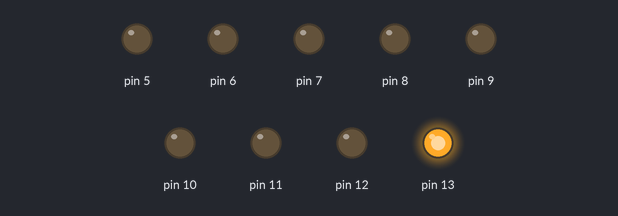
Bench run of a sketch on a simulated Arduino Uno, built with avr-gcc and run on an emulated ATmega328P. Parts: output pins drawn as LEDs (lit = HIGH).

Above: at 0.12 s.
At 0.62 s:
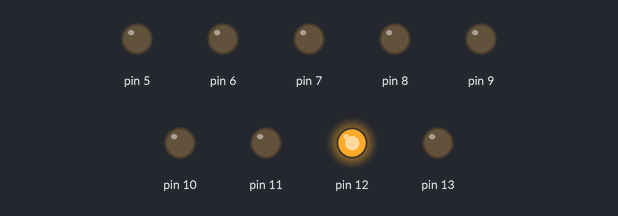
At 1.62 s:
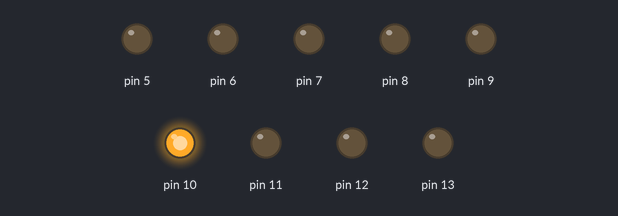
At 2.87 s:
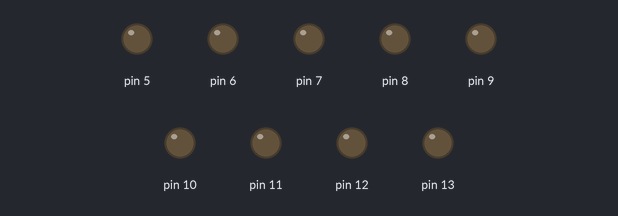
At 4.12 s:
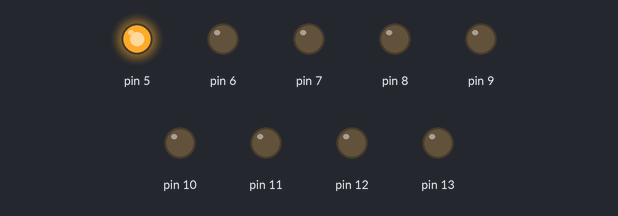
At 5.62 s:
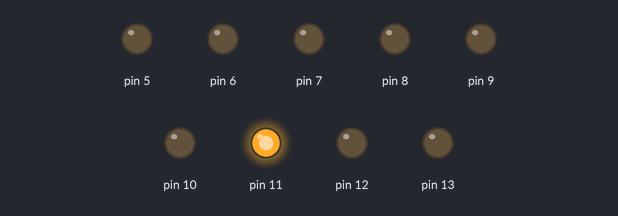
Timing chart, 0 to 5.9 s (numbered marks = the images above):
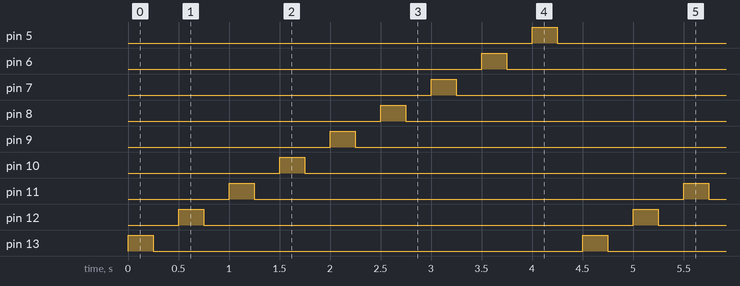

Measured:
- by itself, pin 5–13: alternates HIGH for 0.25 s and LOW for 4.3 s
- by itself, everything shown: repeats every 4.5 s, in 18 steps

The sketch:

Sequential_LED.ino
```cpp
void setup() {
  // put your setup code here, to run once:
  pinMode(13, OUTPUT);
  pinMode(12, OUTPUT);
  pinMode(11, OUTPUT);
  pinMode(10, OUTPUT);
  pinMode(9, OUTPUT);
  pinMode(8, OUTPUT);
  pinMode(7, OUTPUT);
  pinMode(6, OUTPUT);
  pinMode(5, OUTPUT);

}

void loop() {
  // put your main code here, to run repeatedly:
  digitalWrite(13, HIGH);
  delay(250);
  digitalWrite(13, LOW);
  delay(250);

  digitalWrite(12, HIGH);
  delay(250);
  digitalWrite(12, LOW);
  delay(250);

  digitalWrite(11, HIGH);
  delay(250);
  digitalWrite(11, LOW);
  delay(250);

  digitalWrite(10, HIGH);
  delay(250);
  digitalWrite(10, LOW);
  delay(250);

  digitalWrite(9, HIGH);
  delay(250);
  digitalWrite(9, LOW);
  delay(250);

  digitalWrite(8, HIGH);
  delay(250);
  digitalWrite(8, LOW);
  delay(250);

  digitalWrite(7, HIGH);
  delay(250);
  digitalWrite(7, LOW);
  delay(250);

  digitalWrite(6, HIGH);
  delay(250);
  digitalWrite(6, LOW);
  delay(250);

  digitalWrite(5, HIGH);
  delay(250);
  digitalWrite(5, LOW);
  delay(250);
}
```
